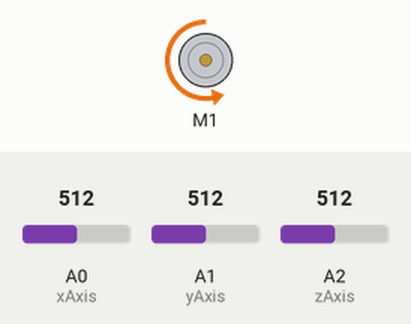
Recording of a sketch running on a simulated Arduino Uno, built with avr-gcc and run on an emulated ATmega328P. Parts: DC motor (green arrow = forward, orange = backward, longer = faster). Inputs (shaded band) come from the test bench; at power-on: A0 (xAxis) = 512, A1 (yAxis) = 512, A2 (zAxis) = 512.

Above: at 1.2 s.
1.3 s: A0 (xAxis) set to 365
2.8 s: A0 (xAxis) set to 337
At 3.5 s:
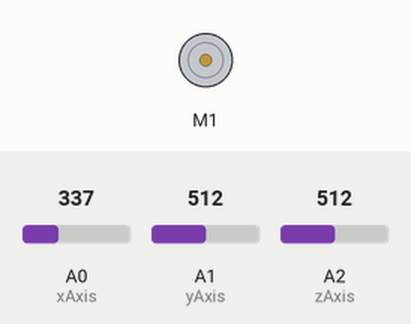
4.3 s: A0 (xAxis) set to 306
At 4.9 s:
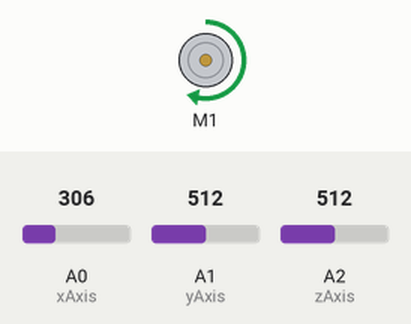
5.9 s: A0 (xAxis) set to 511
At 7.2 s:
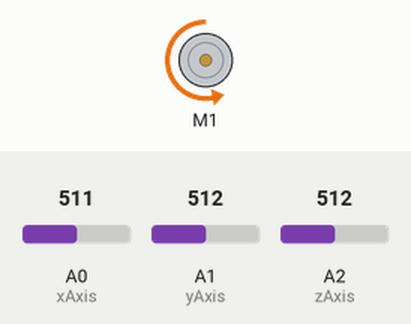
7.5 s: A0 (xAxis) set to 122
At 8.8 s:
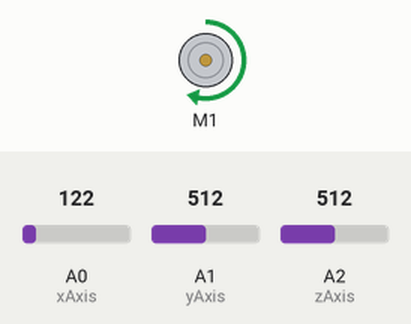
Timing chart, 0 to 10.1 s (numbered marks = the images above; inputs shaded):
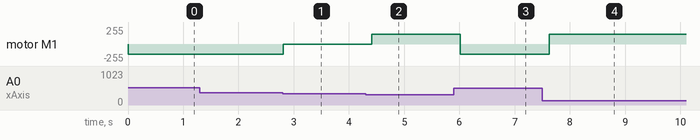

Measured:
- the behaviour switches between 347 and 346 on A0 (xAxis) (found by bisection; images 0 and 1)
- after the input at 1.3 s, every drawn part: stays the same
- after the input at 2.8 s, motor M1: backward 150/255 → stopped at once
- after the input at 4.3 s, motor M1: stopped → forward 150/255 after 0.11 s
- after the input at 5.9 s, motor M1: forward 150/255 → backward 150/255 after 0.12 s
- after the input at 7.5 s, motor M1: backward 150/255 → forward 150/255 after 0.12 s

The sketch:

Master.ino.ino
```cpp
///////////////////////////////////////////////////////////
//  PID_BIKE CONTROLLER
//
//  Notes: Inputs roll angle from accelerometer and
//         bike speed from HE sensor then uses PID to control
//         steering angle to stabilize the bike
//
///////////////////////////////////////////////////////////
#include <PID_v1.h>
#include <Adafruit_MotorShield.h>
#include <Wire.h>

//MOTOR CONTROLLER PORTS
Adafruit_MotorShield AFMS = Adafruit_MotorShield();
Adafruit_DCMotor *myMotor = AFMS.getMotor(1);

int motor_direction = 0;

//PID Variables
double Reference;  // will be the desired value
double Error;       // value of Reference - Output
double Input;       // Actual Roll angle of Bike (off balance or not)
double Output ;     // is the output from our PID Controller  so our new YAw angle

//PID parameters
double Kp = 94.429, Ki = 0.025, Kd = 193.6;     //From Matlab GA solver
int tolerance = 3;                // how accurate do we want to be in terms of our yaw angle

//STUFF FOR ACCELEROMETER
unsigned int rad;
float v = 5;       // velocity the bike is travelling in
int xAxis = A0;
int yAxis = A1;
int zAxis = A2;
int offsetX = 325; //roll angle
int offsetY = 355;
int offsetZ = 440;
int X_Value = 0;
int Offset = -7;
int Y_Value = 0;
int Z_Value = 0;

//Serial Output Stuff
String txt_output = "nothing";

//create PID instance
PID myPID(&Input, &Output, &Reference, Kp, Ki, Kd, DIRECT);

void setup(){
  //For Motor
  AFMS.begin();

  myPID.SetOutputLimits(-10000,10000);
  Serial.begin(9600);

  // target roll angle
  Reference = 0;
  //Turn the PID on
  myPID.SetMode(AUTOMATIC);
  //Adjust PID values
  myPID.SetSampleTime(200);        //determines time step for PID

  //Start motor
  myMotor->setSpeed(150);
  myMotor->run(FORWARD);
  myMotor->run(RELEASE);
}

void loop(){
   uint8_t i;

  // Sets Input to Roll angle
  measure_angle();

  // Gets Output from PID
  myPID.Compute();

  //gets the error from PID system
  Error = Reference - X_Value;

  //compute value output for PID and tells system to turn Right or Left depending on Error
  Change_Steering_Wheel_Value();
  delay(100);
}

void Change_Steering_Wheel_Value() {

  if (Error > tolerance) {
    motor_direction = 1;
    myMotor->run(FORWARD);
    delay(100);

  } else if (Error < -1*tolerance) {
    motor_direction = 2;
    myMotor->run(BACKWARD);
    delay(100);

  }else {
    motor_direction = 0;
    myMotor->run(RELEASE);
    delay(100);
  }
}

void measure_angle() {
  // Roll angle is set to value from sensor
  X_Value = (analogRead(xAxis) - offsetX) / 2 + Offset;
  Y_Value = (analogRead(yAxis) - offsetY) / 2;
  Z_Value = (analogRead(zAxis) - offsetZ) / 2;
  Input = X_Value;
}

void Move_Motor() {
  if (motor_direction = 1){
    //Move Motor Counter Clockwise
    myMotor->run(BACKWARD);
  }

  else if (motor_direction = 2){
    //Move Motor Clockwise
    myMotor->run(FORWARD);

  } else {
    //Don't move motor
    myMotor->run(RELEASE);
  }
}
```
